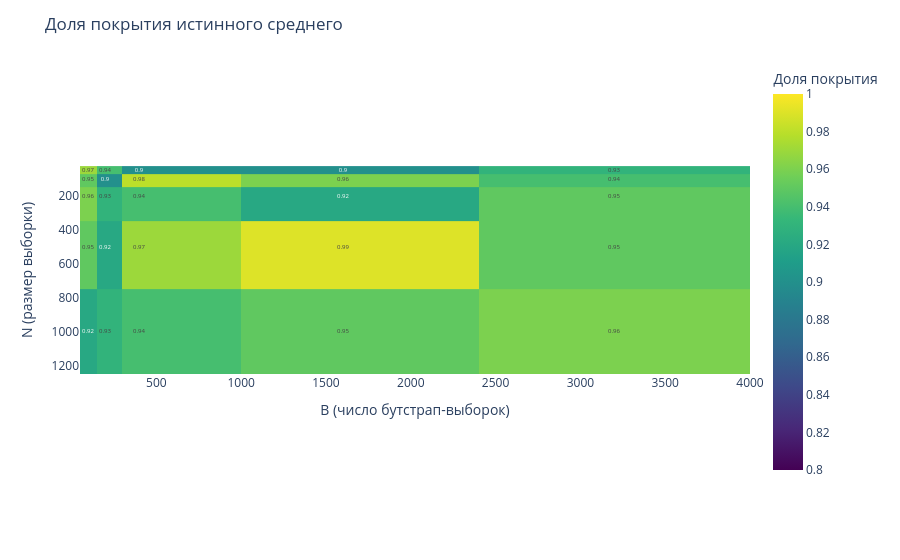

The cell this chart's notebook holds for it:
### Markdown cell above
при увеличении N ДИ сужается.

### Code cell
# Heatmap покрытия (Plotly)
np.random.seed(42)
coverage_data = []
mu_target = 0
sigma_target = 1

for N in tqdm([50, 100, 200, 500, 1000]):
    for B in [100, 200, 400, 1600, 3200]:
        covered = 0
        for _ in range(100):
            sample = np.random.normal(mu_target, sigma_target, N)
            bs_means = [np.mean(np.random.choice(sample, N, replace=True)) for _ in range(B)]
            lower, upper = np.percentile(bs_means, [2.5, 97.5])
            if lower <= mu_target <= upper:
                covered += 1
        coverage_data.append([N, B, covered/100])

df = pd.DataFrame(coverage_data, columns=["N", "B", "Coverage"])
pivot_table = df.pivot(index="N", columns="B", values="Coverage")

fig = px.imshow(
    pivot_table,
    labels=dict(x="B (число бутстрап-выборок)", y="N (размер выборки)", color="Доля покрытия"),
    color_continuous_scale=px.colors.sequential.Viridis,  # Используем встроенную шкалу Plotly
    zmin=0.8,
    zmax=1.0,
    text_auto=True
)
fig.update_layout(title="Доля покрытия истинного среднего")
fig.show()

### Figure 1 — Plotly figure (JSON) as saved in the notebook; plotly's stock layout.template omitted (floating-point values rounded to 4 significant figures)
{"data": [{"coloraxis": "coloraxis", "hovertemplate": "B (число бутстрап-выборок): %{x}<br>N (размер выборки): %{y}<br>Доля покрытия: %{z}<extra></extra>", "name": "0", "texttemplate": "%{z}", "type": "heatmap", "x": [100, 200, 400, 1600, 3200], "xaxis": "x", "y": [50, 100, 200, 500, 1000], "yaxis": "y", "z": [[0.97, 0.94, 0.9, 0.9, 0.93], [0.95, 0.9, 0.98, 0.96, 0.94], [0.96, 0.93, 0.94, 0.92, 0.95], [0.95, 0.92, 0.97, 0.99, 0.95], [0.92, 0.93, 0.94, 0.95, 0.96]]}], "layout": {"coloraxis": {"cmax": 1, "cmin": 0.8, "colorbar": {"title": {"text": "Доля покрытия"}}, "colorscale": [[0, "#440154"], [0.1111, "#482878"], [0.2222, "#3e4989"], [0.3333, "#31688e"], [0.4444, "#26828e"], [0.5556, "#1f9e89"], [0.6667, "#35b779"], [0.7778, "#6ece58"], [0.8889, "#b5de2b"], [1, "#fde725"]]}, "margin": {"t": 60}, "title": {"text": "Доля покрытия истинного среднего"}, "xaxis": {"anchor": "y", "constrain": "domain", "domain": [0, 1], "scaleanchor": "y", "title": {"text": "B (число бутстрап-выборок)"}}, "yaxis": {"anchor": "x", "autorange": "reversed", "constrain": "domain", "domain": [0, 1], "title": {"text": "N (размер выборки)"}}}}
